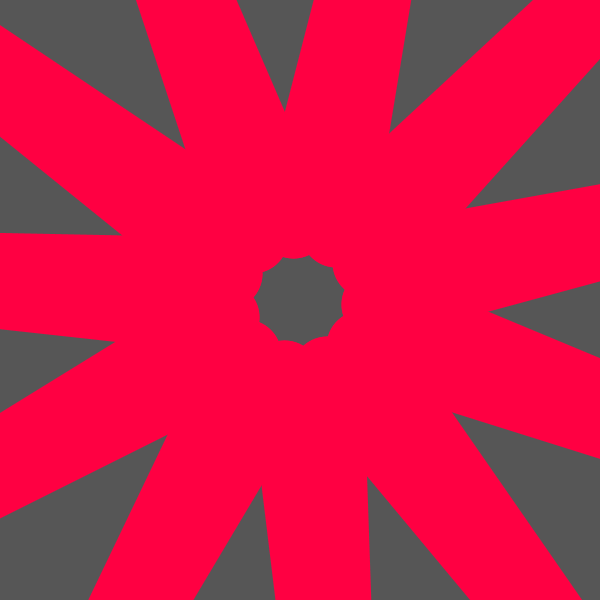
Frame 1 (no input)
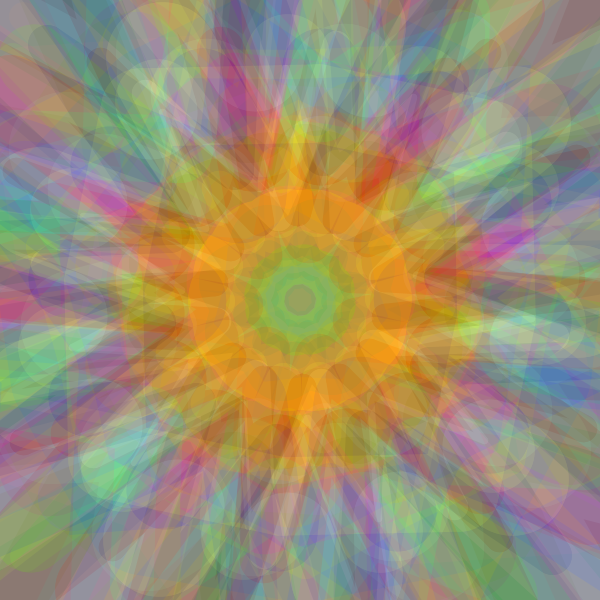
Frame 60 (the mouse pressed at the canvas centre just before this capture)
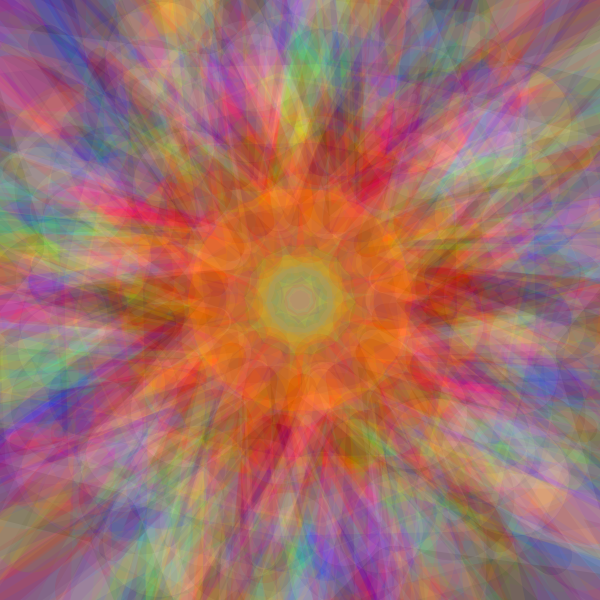
Frame 120 (the mouse held since frame 60 and released just before this capture)

The Processing sketch that drew these frames (run headless with seeded random() and noise(); from frame 60 on, the mouse is pressed at the canvas centre):

// Processing sketch: processing_3316
// ── processing_3316.pde

// Composite Sketch - Jim Bumgardner
//
 
PGraphics obuf;
 
int [] sums;
int  nbrPasses;
 
 
void setup()
{
  size(600,600);
  obuf = createGraphics(width, height, JAVA2D);
 
  // frameRate(2);
 
  sums = new int[width*height*3];
  loadPixels();
 
}
 
void draw()
{
  ++nbrPasses;
   
  if (nbrPasses == 1000)
  {
      println("1000");
      save("snapshot.png");
  }
   
  doSketch(obuf);
   
  PImage img = obuf.get(0,0,obuf.width,obuf.height);
  img.loadPixels();
 
 
   
 
  int numPixels = width*height;
  int n = 0;
 
 
  int mmin = nbrPasses*255;
  int mmax = 0;
  n = 0;
  for (int i = 0; i < numPixels; ++i) {
     int clr = img.pixels[i];
 
     sums[n] += (clr & 0x0FF);
     mmax = max(mmax, sums[n]);
     mmin = min(mmin, sums[n]);
     ++n;
      
     sums[n] += ((clr >> 8) & 0x0FF);
     mmax = max(mmax, sums[n]);
     mmin = min(mmin, sums[n]);
     ++n;
 
     sums[n] += ((clr >> 16) & 0x0FF);
     mmax = max(mmax, sums[n]);
     mmin = min(mmin, sums[n]);
     ++n;
  }
 
  float sscale = 255.0/(mmax-mmin);
  n = 0;
  for (int i = 0; i < numPixels; ++i) {
      int b = (int) ((sums[n] - mmin)*sscale);
      int g = (int) ((sums[n+1] - mmin)*sscale);
      int r = (int) ((sums[n+2] - mmin)*sscale);
      n += 3;
      pixels[i] = 0xFF000000 | (r << 16) | (g << 8) | b;
  }
   
  updatePixels();
}
 
void doSketch(PGraphics obuf)
{
  int  nbrPoints = 4 + int(random(11));
  float angle = 2*PI/nbrPoints;
  float inrad = random(width/2);
  float outrad = random(width);
  float phase = random(2*PI);
   
  obuf.beginDraw();
  obuf.colorMode(RGB,1);
  obuf.smooth();
  obuf.background(.5);
 
  obuf.noFill();
  obuf.stroke(random(1),random(1),random(1));
  obuf.strokeWeight(width*.01 + random(width*.2));
  for (int j = 0; j < nbrPoints; ++j)
  {
    obuf.line( width/2 + cos( phase + angle*(j-.5) ) * inrad, height/2 + sin( phase + angle*(j-.5) ) * inrad,
               width/2 + cos( phase + angle*(j) ) * outrad, height/2 + sin( phase + angle*(j) ) * outrad );
    obuf.line(
               width/2 + cos( phase + angle*(j) ) * outrad, height/2 + sin( phase + angle*(j) ) * outrad,
              width/2 + cos( phase + angle*(j+.5) ) * inrad, height/2 + sin( phase + angle*(j+.5) ) * inrad );
  }
  obuf.endDraw();
}
